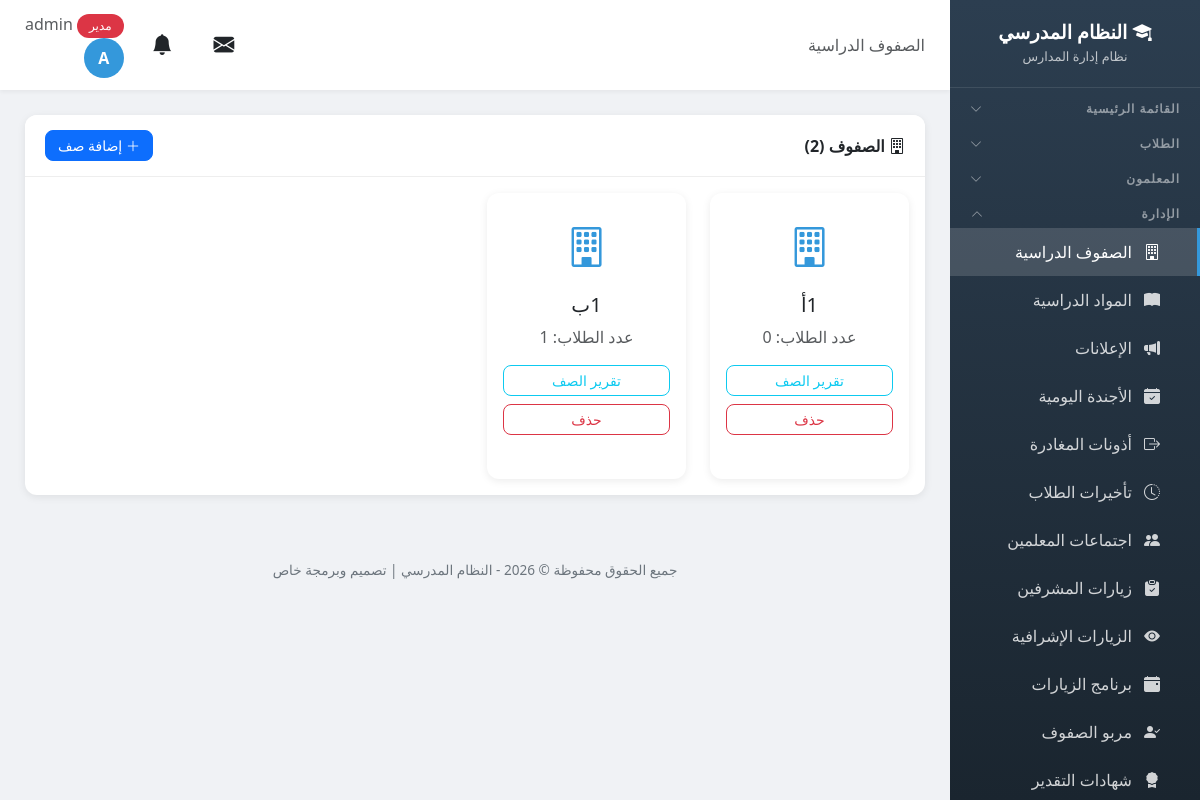
Before: /classes/ (signed in) with the older database file.
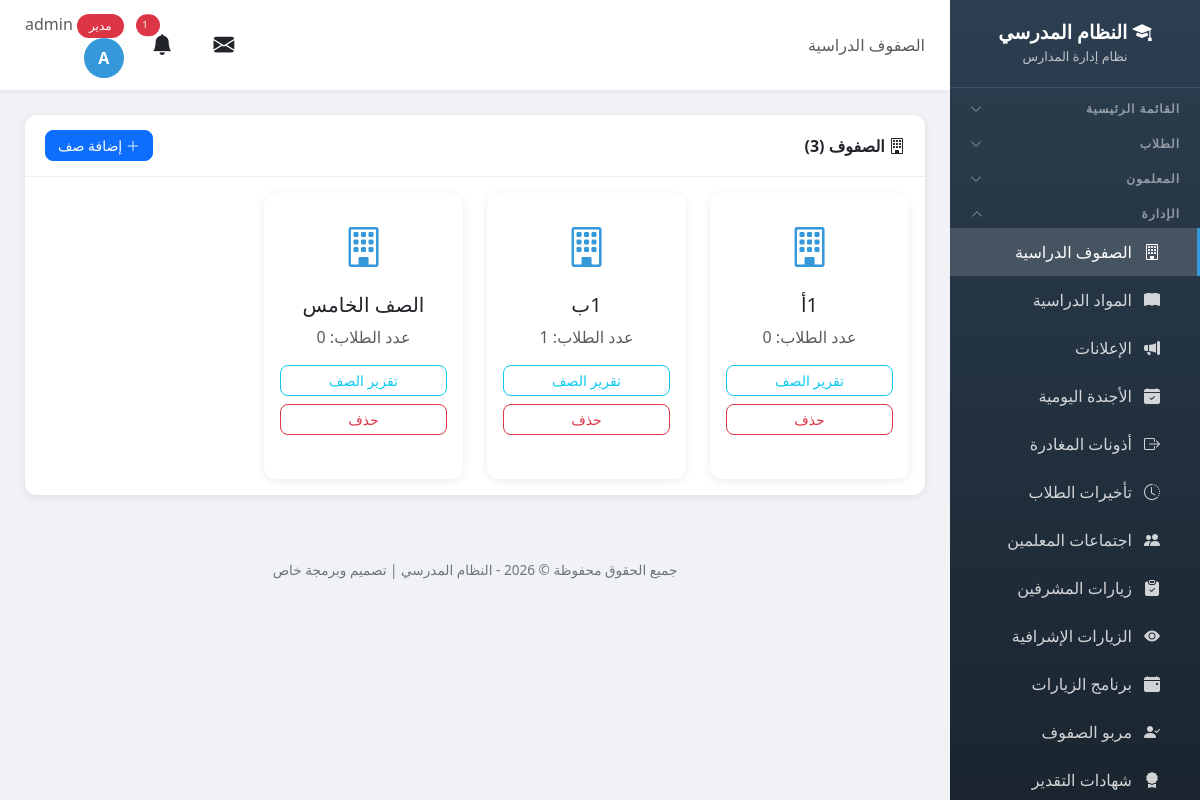
After: the same page with the newer database file.
### school/models.py (models this page shows, shortened)
class Profile(models.Model):
    ROLE_CHOICES = [
        ('admin', 'مدير'),
        ('vice_principal', 'نائب مدير'),
        ('secretary', 'سكرتير'),
        ('teacher', 'معلم'),
        ('student', 'طالب'),
    ]
    user = models.OneToOneField(User, on_delete=models.CASCADE, related_name='profile')
    role = models.CharField('الدور', max_length=20, choices=ROLE_CHOICES, default='student')
    phone = models.CharField('رقم الهاتف', max_length=20, blank=True)

class Class(models.Model):
    name = models.CharField('اسم الصف', max_length=100, unique=True)
    guardian = models.OneToOneField('Teacher', on_delete=models.SET_NULL, null=True, blank=True, related_name='guardian_class', verbose_name='مربي الصف')
    class Meta:
        verbose_name = 'صف'
        verbose_name_plural = 'الصفوف'

### school/views.py (the view)
# urls.py: path('classes/', views.class_list, name='class_list'),
@login_required
def class_list(request):
    if request.user.profile.role != 'admin':
        messages.error(request, 'ليس لديك صلاحية للوصول إلى هذه الصفحة')
        return redirect('dashboard')
    classes = Class.objects.all().order_by('name')
    return render(request, 'school/class_list.html', {'classes': classes})

### school/models.py (called while the page is built)
def has_perm(user, module, action):
    if user.profile.role == 'admin':
        return True
    try:
        perms = user.custom_permissions
        return action in perms.permissions.get(module, [])
    except User.custom_permissions.RelatedObjectDoesNotExist:
        return False

### school/services.py (called while the page is built, shortened)
def send_visit_reminders():
    try:
        tomorrow = date.today() + timedelta(days=1)
        due = VisitProgram.objects.filter(visit_date=tomorrow, reminder_sent=False).select_related('teacher')
        if not due.exists():
            return
    except Exception as e:
        logger.error(f'خطأ في إرسال تذكيرات الزيارات: {e}')

### templates/school/class_list.html (shortened to what this page needs)
{% extends 'school/base.html' %}
{% block page_heading %}الصفوف الدراسية{% endblock %}
{% block content %}
<div class="card">
    <div class="card-header d-flex justify-content-between align-items-center">
        <span><i class="bi bi-building"></i> الصفوف ({{ classes.count }})</span>
        <a href="{% url 'add_class' %}" class="btn btn-primary btn-sm"><i class="bi bi-plus-lg"></i> إضافة صف</a>
    </div>
    <div class="card-body">
        <div class="row g-4">
            {% for class_obj in classes %}
            <div class="col-md-4 col-lg-3">
                <div class="card h-100">
                    <div class="card-body text-center py-4">
                        <i class="bi bi-building" style="font-size: 2.5rem; color: #3498db;"></i>
                        <h5 class="mt-3">{{ class_obj.name }}</h5>
                        <p class="text-muted">عدد الطلاب: {{ class_obj.students.count }}</p>
                        <div class="d-grid gap-2">
                            <a href="{% url 'class_report' class_obj.id %}" class="btn btn-outline-info btn-sm">تقرير الصف</a>
                            <a href="{% url 'delete_class' class_obj.id %}" class="btn btn-outline-danger btn-sm">حذف</a>
                        </div>
                    </div>
                </div>
            </div>
            {% endfor %}
        </div>
    </div>
</div>
{% endblock %}

### templates/school/base.html (shortened to what this page needs)
<!DOCTYPE html>
<html lang="ar" dir="rtl">
<head>
    <link href="https://cdn.jsdelivr.net/npm/bootstrap@5.3.0/dist/css/bootstrap.min.css" rel="stylesheet">
    <link href="https://cdn.jsdelivr.net/npm/bootstrap@5.3.0/dist/css/bootstrap.rtl.min.css" rel="stylesheet">
    <link rel="stylesheet" href="https://cdn.jsdelivr.net/npm/bootstrap-icons@1.11.0/font/bootstrap-icons.css">
    <link href="https://cdn.jsdelivr.net/npm/select2@4.1.0-rc.0/dist/css/select2.min.css" rel="stylesheet" />
    <link href="https://cdn.jsdelivr.net/npm/select2-bootstrap-5-theme@1.3.0/dist/select2-bootstrap-5-theme.rtl.min.css" rel="stylesheet" />
    <link rel="stylesheet" href="https://unpkg.com/leaflet@1.9.4/dist/leaflet.css" />
</head>
<body>
    {% if user.is_authenticated %}
    <div class="sidebar" id="sidebar">
        <div class="brand">
            <h4><i class="bi bi-mortarboard-fill"></i> النظام المدرسي</h4>
            <small>نظام إدارة المدارس</small>
        </div>
        {% if user.is_authenticated %}
        <button class="nav-section nav-toggle" type="button" data-target="collapse-main" aria-expanded="false">
            <span>القائمة الرئيسية</span><i class="bi bi-chevron-down"></i>
        </button>
        {% if 'students_view' in user_perms or 'students_add' in user_perms or 'notes_view' in user_perms or 'levels_view' in user_perms %}
        <button class="nav-section nav-toggle" type="button" data-target="collapse-students" aria-expanded="false">
            <span>الطلاب</span><i class="bi bi-chevron-down"></i>
        </button>
        {% endif %}
        {% if 'teachers_view' in user_perms or 'teachers_add' in user_perms or 'nominations_view' in user_perms %}
        <button class="nav-section nav-toggle" type="button" data-target="collapse-teachers" aria-expanded="false">
            <span>المعلمون</span><i class="bi bi-chevron-down"></i>
        </button>
        {% endif %}
        {% if 'classes_view' in user_perms or 'subjects_view' in user_perms or 'announcements_view' in user_perms or 'agenda_view' in user_perms or 'leaves_view' in user_perms or 'lateness_view' in user_perms or 'meetings_view' in user_perms or 'supervisor_visits_view' in user_perms or 'inspection_visits_view' in user_perms or 'visit_program_view' in user_perms or 'certificates_view' in user_perms or 'guardians_view' in user_perms or 'exams_view' in user_perms %}
        <button class="nav-section nav-toggle" type="button" data-target="collapse-admin" aria-expanded="false">
            <span>الإدارة</span><i class="bi bi-chevron-down"></i>
        </button>
        <div class="nav-collapse" id="collapse-admin">
        {% endif %}
        {% if 'classes_view' in user_perms %}
        <a href="{% url 'class_list' %}" class="nav-link {% if 'class' in request.resolver_match.url_name %}active{% endif %}">
            <i class="bi bi-building"></i> الصفوف الدراسية
        </a>
        {% endif %}
        {% if 'subjects_view' in user_perms %}
        <a href="{% url 'subject_list' %}" class="nav-link {% if 'subject' in request.resolver_match.url_name %}active{% endif %}">
            <i class="bi bi-book-fill"></i> المواد الدراسية
        </a>
        {% endif %}
        {% if 'announcements_view' in user_perms %}
        <a href="{% url 'announcement_list' %}" class="nav-link {% if 'announcement' in request.resolver_match.url_name %}active{% endif %}">
            <i class="bi bi-megaphone-fill"></i> الإعلانات
        </a>
        {% endif %}
        {% if 'agenda_view' in user_perms %}
        <a href="{% url 'agenda_list' %}" class="nav-link {% if 'agenda' in request.resolver_match.url_name %}active{% endif %}">
            <i class="bi bi-calendar-check-fill"></i> الأجندة اليومية
        </a>
        {% endif %}
        {% if 'leaves_view' in user_perms %}
        <a href="{% url 'leave_list' %}" class="nav-link {% if 'leave' in request.resolver_match.url_name %}active{% endif %}">
            <i class="bi bi-box-arrow-right"></i> أذونات المغادرة
        </a>
        {% endif %}
        {% if 'lateness_view' in user_perms %}
        <a href="{% url 'lateness_list' %}" class="nav-link {% if 'lateness' in request.resolver_match.url_name %}active{% endif %}">
            <i class="bi bi-clock-history"></i> تأخيرات الطلاب
        </a>
        {% endif %}
        {% if 'meetings_view' in user_perms %}
        <a href="{% url 'meeting_list' %}" class="nav-link {% if 'meeting' in request.resolver_match.url_name %}active{% endif %}">
            <i class="bi bi-people-fill"></i> اجتماعات المعلمين
        </a>
        {% endif %}
        {% if 'supervisor_visits_view' in user_perms %}
        <a href="{% url 'supervisor_visit_list' %}" class="nav-link {% if 'supervisor_visit' in request.resolver_match.url_name %}active{% endif %}">
            <i class="bi bi-clipboard-check-fill"></i> زيارات المشرفين
        </a>
        {% endif %}
        {% if 'inspection_visits_view' in user_perms %}
        <a href="{% url 'inspection_visit_list' %}" class="nav-link {% if 'inspection_visit' in request.resolver_match.url_name %}active{% endif %}">
            <i class="bi bi-eye-fill"></i> الزيارات الإشرافية
        </a>
        {% endif %}
        {% if 'visit_program_view' in user_perms %}
        <a href="{% url 'visit_program_list' %}" class="nav-link {% if 'visit_program' in request.resolver_match.url_name %}active{% endif %}">
            <i class="bi bi-calendar-event-fill"></i> برنامج الزيارات
        </a>
        {% endif %}
        {% if 'guardians_view' in user_perms %}
        <a href="{% url 'guardian_assign' %}" class="nav-link {% if request.resolver_match.url_name == 'guardian_assign' %}active{% endif %}">
            <i class="bi bi-person-check-fill"></i> مربو الصفوف
        </a>
        {% endif %}
        {% if 'certificates_view' in user_perms %}
        <a href="{% url 'certificates_manage' %}" class="nav-link {% if 'certificate' in request.resolver_match.url_name %}active{% endif %}">
            <i class="bi bi-award-fill"></i> شهادات التقدير
        </a>
        {% endif %}
        {% if 'classes_view' in user_perms or 'subjects_view' in user_perms or 'announcements_view' in user_perms or 'agenda_view' in user_perms or 'leaves_view' in user_perms or 'lateness_view' in user_perms or 'meetings_view' in user_perms or 'supervisor_visits_view' in user_perms or 'inspection_visits_view' in user_perms or 'visit_program_view' in user_perms or 'certificates_view' in user_perms or 'guardians_view' in user_perms or 'exams_view' in user_perms %}
        </div>
        {% endif %}
        {% endif %}
    </div>
    <div class="main-content">
        <div class="top-bar">
            <div>
                <span class="d-none d-md-inline text-muted">{% block page_heading %}{% endblock %}</span>
            </div>
            <div class="user-info">
                <div class="dropdown d-inline-block mx-2" id="messageBell">
                    <button class="btn btn-link text-reset position-relative p-1" type="button" data-bs-toggle="dropdown" aria-expanded="false" style="font-size: 1.3rem;">
                        <i class="bi bi-envelope-fill"></i>
                    </button>
                </div>
                <div class="dropdown d-inline-block mx-2" id="notificationBell">
                    <button class="btn btn-link text-reset position-relative p-1" type="button" data-bs-toggle="dropdown" aria-expanded="false" style="font-size: 1.3rem;">
                        <i class="bi bi-bell-fill"></i>
                        {% if unread_notifications_count > 0 %}
                        <span class="position-absolute top-0 start-100 translate-middle badge rounded-pill bg-danger" style="font-size: 0.6rem;">
                            {{ unread_notifications_count }}
                        </span>
                        {% endif %}
                    </button>
                </div>
                <a href="{% url 'my_account' %}" class="text-decoration-none text-reset">
                    <span class="text-muted d-none d-sm-inline">
                        <span class="badge bg-{% if user.profile.role == 'admin' %}danger{% elif user.profile.role == 'teacher' %}success{% else %}info{% endif %}">
                            {{ user.profile.get_role_display }}
                        </span>
                        {{ user.first_name|default:user.username }}
                    </span>
                    <div class="avatar">{{ user.first_name|first|default:user.username|first|upper }}</div>
                </a>
            </div>
        </div>
        <div class="page-content">
            {% block content %}{% endblock %}
        </div>
        <div class="footer">
            <p>جميع الحقوق محفوظة &copy; {% now "Y" %} - النظام المدرسي | تصميم وبرمجة خاص</p>
        </div>
    </div>
    {% endif %}
</body>
</html>

### templates/school/base.html (style rules this page uses)
:root { --primary-color: #2c3e50; --secondary-color: #3498db; --accent-color: #e74c3c; --success-color: #27ae60; --warning-color: #f39c12; --info-color: #17a2b8; --sidebar-width: 250px; }
body { font-family: 'Segoe UI', Tahoma, sans-serif; background-color: #f0f2f5; overflow-x: hidden; }
.sidebar { position: fixed; top: 0; right: 0; height: 100vh; width: var(--sidebar-width); background: linear-gradient(180deg, var(--primary-color) 0%, #1a252f 100%); color: #fff; z-index: 1000; transition: all 0.3s ease; overflow-y: auto; }
.sidebar .brand { padding: 20px 15px; text-align: center; border-bottom: 1px solid rgba(255,255,255,0.1); }
.sidebar .brand h4 { margin: 0; font-weight: 700; font-size: 1.2rem; }
.sidebar .brand small { color: rgba(255,255,255,0.7); font-size: 0.8rem; }
.sidebar .nav-link { color: rgba(255,255,255,0.8); padding: 12px 20px; border-right: 3px solid transparent; transition: all 0.2s ease; display: flex; align-items: center; gap: 10px; }
.sidebar .nav-link.active { background: rgba(255,255,255,0.15); color: #fff; border-right-color: var(--secondary-color); }
.sidebar .nav-link i { width: 20px; text-align: center; }
.sidebar .nav-section { padding: 15px 20px 5px; font-size: 0.7rem; text-transform: uppercase; color: rgba(255,255,255,0.4); letter-spacing: 1px; }
.sidebar .nav-toggle { display: flex; justify-content: space-between; align-items: center; width: 100%; background: none; border: none; padding: 12px 20px 5px; cursor: pointer; text-align: right; font-size: 0.75rem; font-weight: 700; letter-spacing: 1px; color: rgba(255,255,255,0.5); transition: color 0.2s ease; }
.sidebar .nav-toggle .bi-chevron-down { transition: transform 0.3s ease; }
.sidebar .nav-toggle.open .bi-chevron-down { transform: rotate(180deg); }
.sidebar .nav-collapse { display: none; }
.sidebar .nav-collapse .nav-link { padding-right: 35px; }
.main-content { margin-right: var(--sidebar-width); min-height: 100vh; transition: all 0.3s ease; }
.top-bar { background: #fff; padding: 12px 25px; box-shadow: 0 2px 4px rgba(0,0,0,0.05); display: flex; justify-content: space-between; align-items: center; position: sticky; top: 0; z-index: 999; }
.top-bar .user-info { display: flex; align-items: center; gap: 15px; }
.top-bar .user-info .avatar { width: 40px; height: 40px; border-radius: 50%; background: var(--secondary-color); color: #fff; display: flex; align-items: center; justify-content: center; font-weight: bold; }
.page-content { padding: 25px; }
.card { border: none; border-radius: 12px; box-shadow: 0 2px 8px rgba(0,0,0,0.08); transition: all 0.3s ease; margin-bottom: 20px; }
.card-header { background: #fff; border-bottom: 1px solid #eee; padding: 15px 20px; font-weight: 600; border-radius: 12px 12px 0 0 !important; }
.btn { border-radius: 8px; font-weight: 500; padding: 8px 20px; }
.btn-sm { padding: 4px 12px; }
.badge { padding: 6px 12px; border-radius: 20px; font-weight: 500; }
.footer { text-align: center; padding: 20px; color: #6c757d; font-size: 0.85rem; }

Changed rows visible on the page:
added Class: name "الصف الخامس", students.count "0"
Other visible differences:
{{ unread_notifications_count }}: (not shown) → "1"
{{ classes.count }}: "2" → "3"
